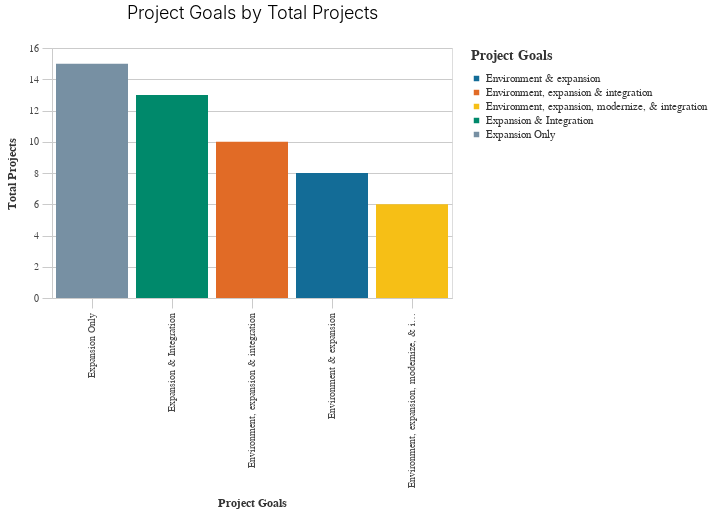

Notebook cell for this chart:
### Code cell
Project_goals_total_projects = TIRCP_functions.basic_bar_chart(keyword_projects_total, 'Project_Goals','Total_Projects','Project_Goals') 
Project_goals_total_projects

### Figure 1 — Vega-Lite specification as saved in the notebook (floating-point values rounded to 4 significant figures)
{"config": {"view": {"continuousWidth": 400, "continuousHeight": 300}, "axis": {"domainColor": "#cbcbcb", "grid": true, "gridColor": "#cbcbcb", "gridWidth": 1, "labelColor": "#474747", "labelFont": "Nunito Sans", "labelFontSize": 10, "labelPadding": 4, "tickColor": "#cbcbcb", "tickSize": 10, "titleColor": "#333", "titleFont": "Raleway", "titleFontSize": 12, "titlePadding": 10}, "axisBand": {"grid": false}, "background": "white", "font": "Raleway", "header": {"labelFont": "Nunito Sans", "titleFont": "Raleway"}, "legend": {"labelColor": "#333", "labelFont": "Nunito Sans", "labelFontSize": 11, "labelLimit": 0, "padding": 1, "symbolSize": 30, "symbolType": "square", "titleColor": "#333", "titleFont": "Raleway", "titleFontSize": 14, "titlePadding": 10}, "title": {"anchor": "middle", "font": "Raleway", "fontSize": 18, "fontWeight": 300, "offset": 20}}, "data": {"name": "data-acd547b9a062989b09ad2ded4b8d6fab"}, "mark": "bar", "encoding": {"color": {"field": "Project_Goals", "legend": {"title": "Project Goals"}, "scale": {"range": ["#136C97", "#E16B26", "#F6BF16", "#00896B", "#7790A3", "#5B559C"]}, "type": "nominal"}, "x": {"field": "Project_Goals", "sort": "-y", "title": "Project Goals", "type": "nominal"}, "y": {"field": "Total_Projects", "title": "Total Projects", "type": "quantitative"}}, "height": 250, "title": "Project Goals by Total Projects", "width": 400, "$schema": "https://vega.github.io/schema/vega-lite/v4.17.0.json", "datasets": {"data-acd547b9a062989b09ad2ded4b8d6fab": [{"environment": 1, "expansion": 1, "safety": 0, "modernize": 1, "integration": 1, "project_categories": 4, "Total_Projects": 6, "TIRCP_Amount": 347600000.0, "TIRCP_Amount_Mean": 57930000.0, "Project_Goals": "Environment, expansion, modernize, & integration"}, {"environment": 1, "expansion": 1, "safety": 0, "modernize": 0, "integration": 0, "project_categories": 2, "Total_Projects": 8, "TIRCP_Amount": 233900000.0, "TIRCP_Amount_Mean": 29230000.0, "Project_Goals": "Environment & expansion"}, {"environment": 1, "expansion": 1, "safety": 0, "modernize": 0, "integration": 1, "project_categories": 3, "Total_Projects": 10, "TIRCP_Amount": 183500000.0, "TIRCP_Amount_Mean": 18350000.0, "Project_Goals": "Environment, expansion & integration"}, {"environment": 0, "expansion": 1, "safety": 0, "modernize": 0, "integration": 1, "project_categories": 2, "Total_Projects": 13, "TIRCP_Amount": 1209000000.0, "TIRCP_Amount_Mean": 93000000.0, "Project_Goals": "Expansion & Integration"}, {"environment": 0, "expansion": 1, "safety": 0, "modernize": 0, "integration": 0, "project_categories": 1, "Total_Projects": 15, "TIRCP_Amount": 617000000.0, "TIRCP_Amount_Mean": 41130000.0, "Project_Goals": "Expansion Only"}]}}
